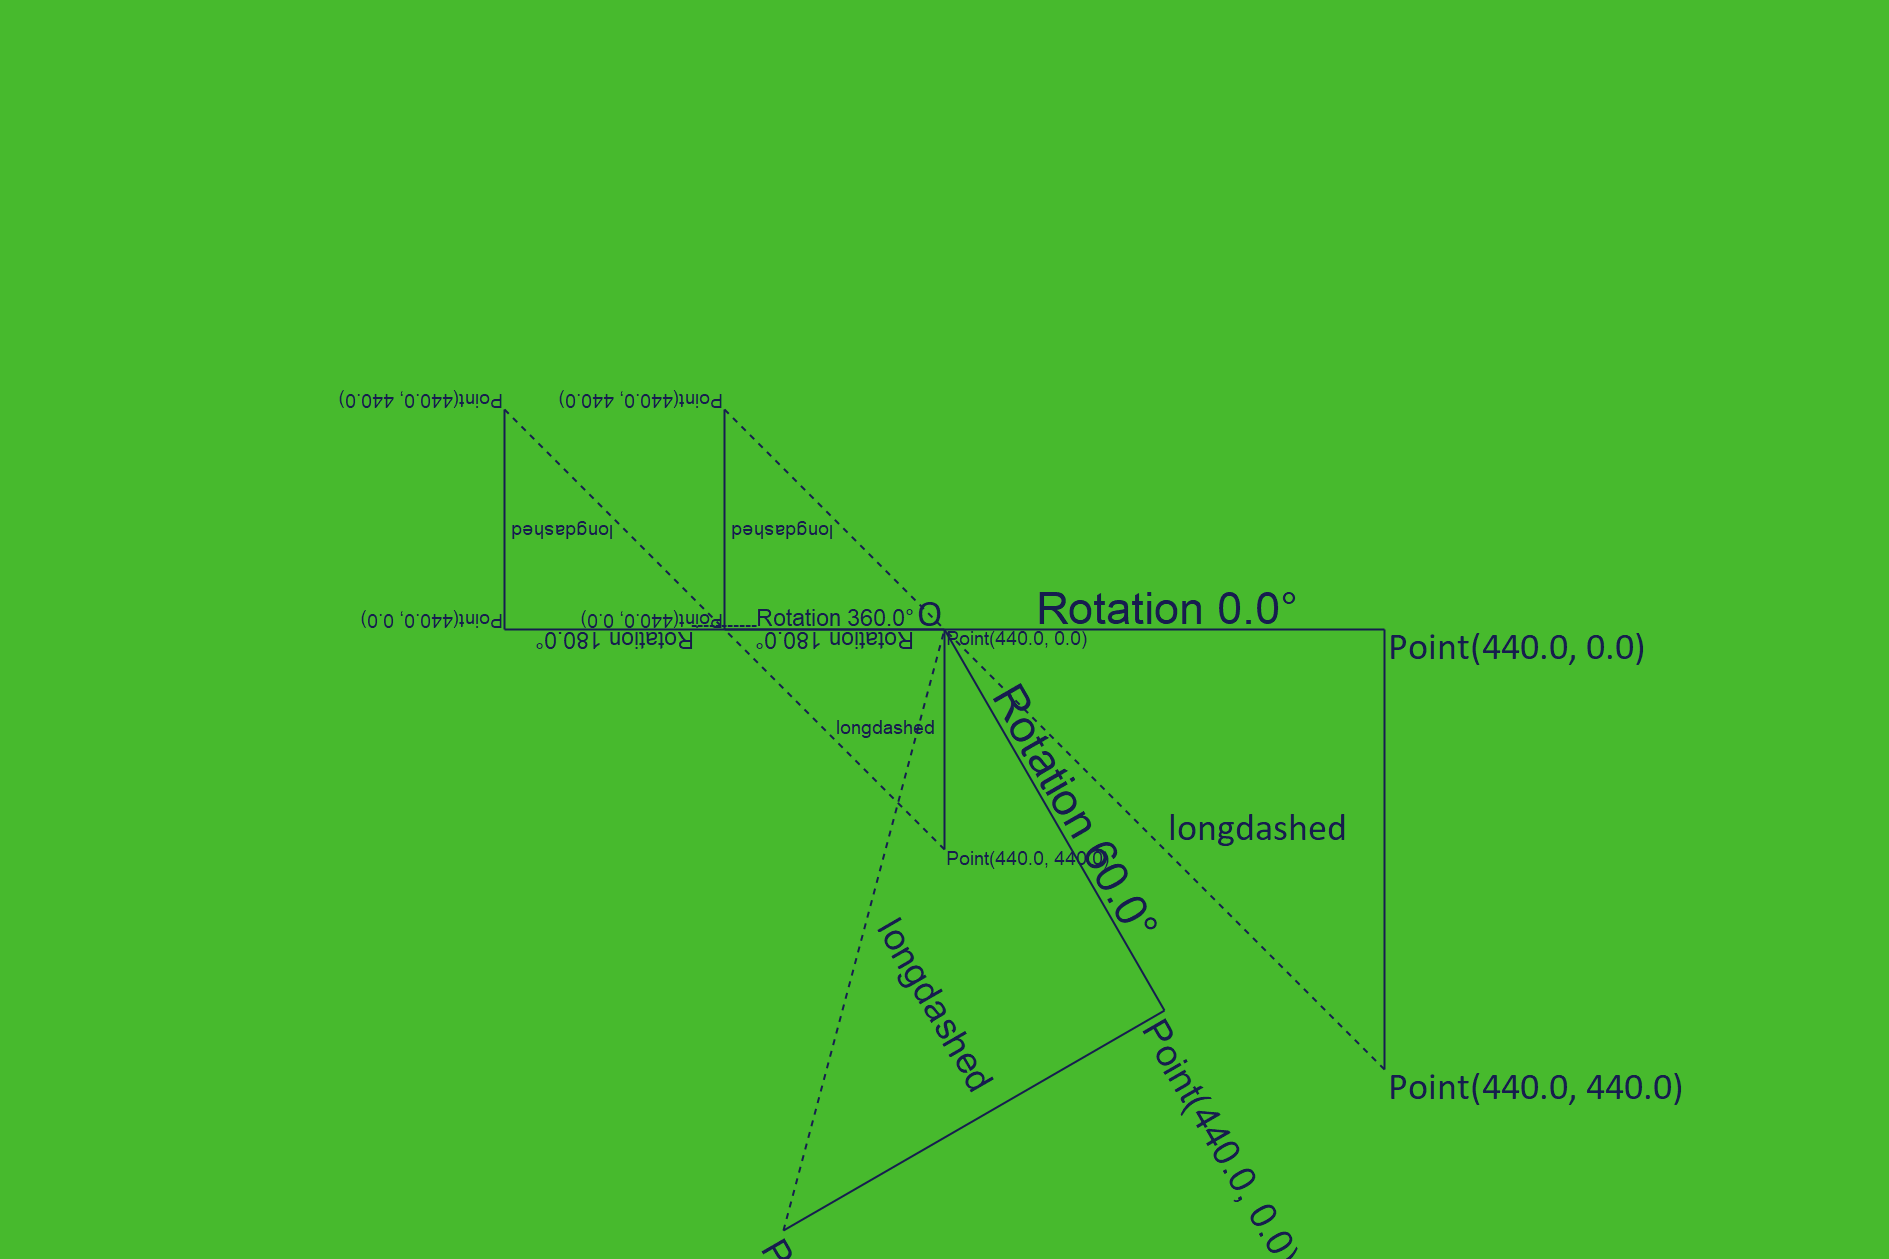

Julia code for this plot:
using MechanicalSketch
import MechanicalSketch: W, O, line, label, EM, background, sethue, setdash, midpoint,
    rotate, fontface, getrotation, fontsize, FS, scale, translate, color_with_luminance
let
    this_fig = empty_figure(joinpath(@__DIR__, "test_4.png"))
    background(color_from_palette("seagreen1"))
    sethue(color_with_luminance(color_from_palette("darkblue"), 0.2))

    label("O", :NW, O)
    function labelelledtri()
        p1 = O + (10EM, 0)
        line(O, p1, :stroke)
        label(string(p1), :SE, p1)

        p2 = p1 + (0, 10EM)
        line(p1, p2, :stroke)
        label(string(p2), :SE, p2)

        setdash("longdashed")
        line(p2, O, :stroke)
        setdash("solid")
        label("longdashed", :NE, midpoint(p2, O))

        fontface("Calibri-bold")
        fontsize(FS * 1.2)
        label("Rotation " * string(round(getrotation()*180/π)) * "°", :N, midpoint(O, p1))
        fontsize(FS)
    end

    labelelledtri()
    rotate(π / 3)
    labelelledtri()
    scale(0.5)
    rotate(2π / 3)
    labelelledtri()
    translate(O + (10EM, 0))
    labelelledtri()
    rotate(π)
    labelelledtri()
    label("-----------")


    MechanicalSketch.finish()
end